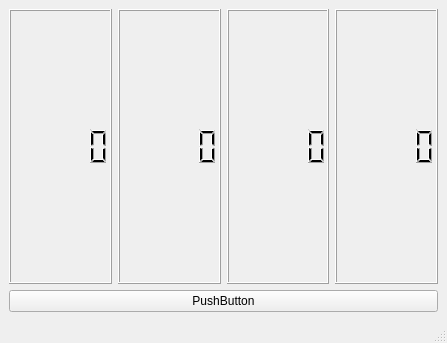
<?xml version="1.0" encoding="UTF-8"?>
<ui version="4.0">
 <class>MainWindow</class>
 <widget class="QMainWindow" name="MainWindow">
  <property name="geometry">
   <rect>
    <x>0</x>
    <y>0</y>
    <width>447</width>
    <height>343</height>
   </rect>
  </property>
  <property name="windowTitle">
   <string>眼皮跳の玄学</string>
  </property>
  <widget class="QWidget" name="centralwidget">
   <layout class="QHBoxLayout" name="horizontalLayout">
    <item>
     <layout class="QVBoxLayout" name="verticalLayout">
      <item>
       <layout class="QHBoxLayout" name="horizontalLayout_2">
        <item>
         <widget class="QLCDNumber" name="lcdNumber_2"/>
        </item>
        <item>
         <widget class="QLCDNumber" name="lcdNumber_4"/>
        </item>
        <item>
         <widget class="QLCDNumber" name="lcdNumber"/>
        </item>
        <item>
         <widget class="QLCDNumber" name="lcdNumber_5"/>
        </item>
       </layout>
      </item>
      <item>
       <widget class="QPushButton" name="pushButton">
        <property name="text">
         <string>PushButton</string>
        </property>
       </widget>
      </item>
     </layout>
    </item>
   </layout>
  </widget>
  <widget class="QMenuBar" name="menubar">
   <property name="geometry">
    <rect>
     <x>0</x>
     <y>0</y>
     <width>447</width>
     <height>22</height>
    </rect>
   </property>
  </widget>
  <widget class="QStatusBar" name="statusbar"/>
 </widget>
 <resources/>
 <connections/>
 <slots>
  <slot>button1_click()</slot>
 </slots>
</ui>
